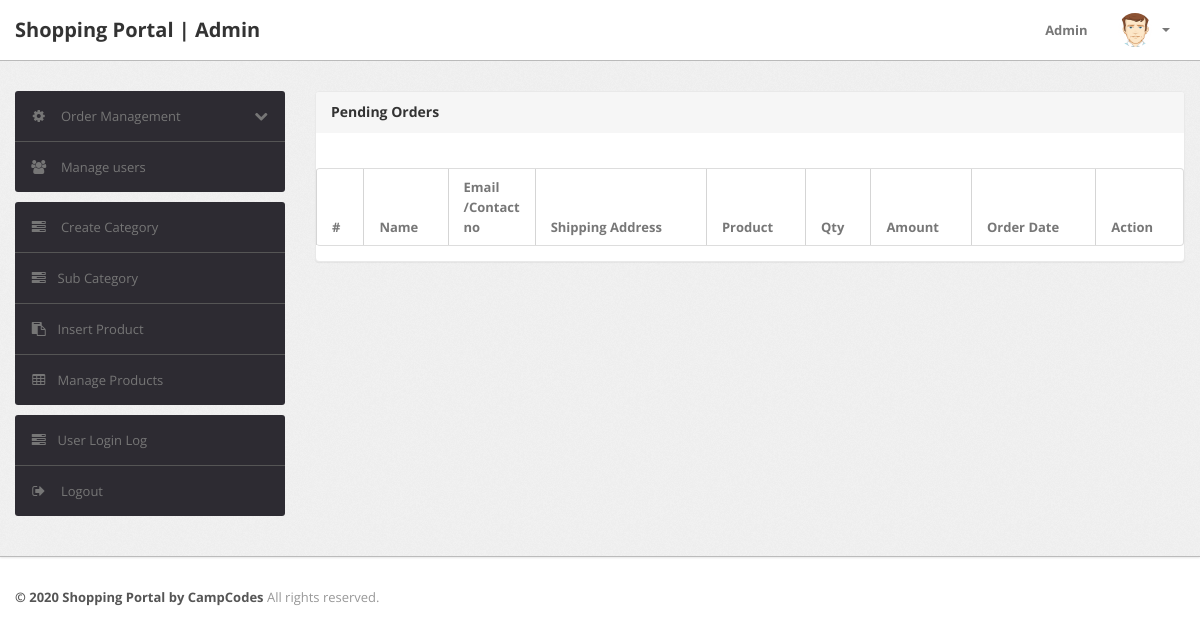
Page /admin/delivered-orders.php (signed in) on the earlier database version.
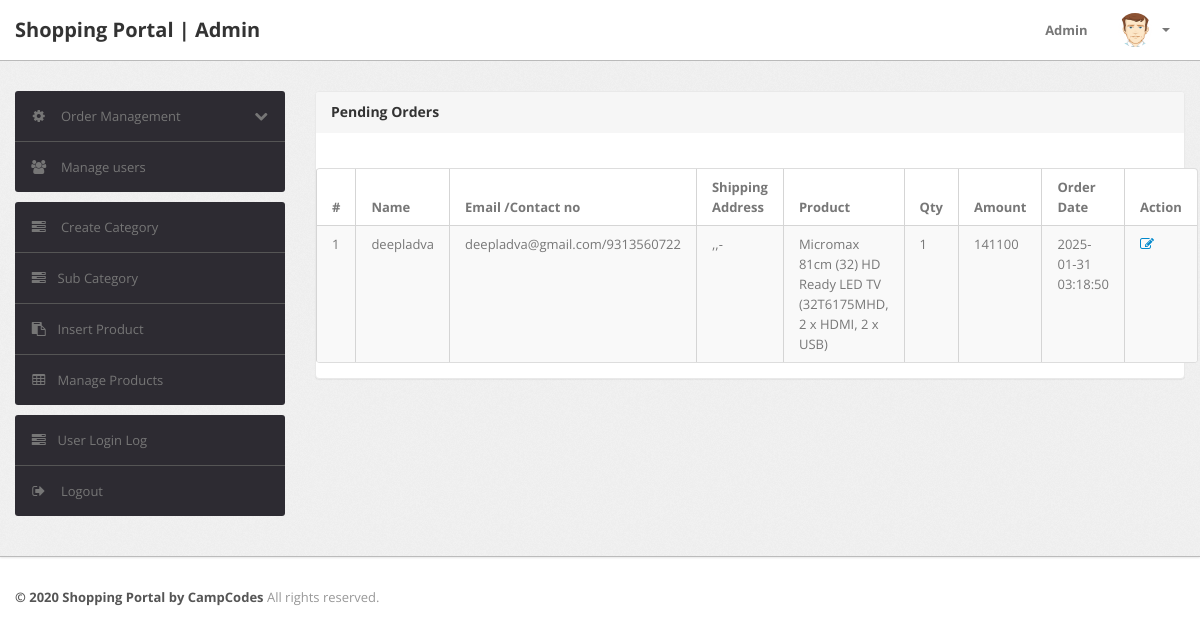
Same page on the later database version.
### tables this page shows
CREATE TABLE `orders` (
  `id` int(11) NOT NULL,
  `userId` int(11) DEFAULT NULL,
  `productId` varchar(255) DEFAULT NULL,
  `quantity` int(11) DEFAULT NULL,
  `orderDate` timestamp NOT NULL DEFAULT current_timestamp(),
  `paymentMethod` varchar(50) DEFAULT NULL,
  `orderStatus` varchar(55) DEFAULT NULL
);

CREATE TABLE `users` (
  `id` int(11) NOT NULL,
  `name` varchar(255) DEFAULT NULL,
  `email` varchar(255) DEFAULT NULL,
  `contactno` bigint(11) DEFAULT NULL,
  `password` varchar(255) DEFAULT NULL,
  `shippingAddress` longtext DEFAULT NULL,
  `shippingState` varchar(255) DEFAULT NULL,
  `shippingCity` varchar(255) DEFAULT NULL,
  `shippingPincode` int(11) DEFAULT NULL,
  `billingAddress` longtext DEFAULT NULL,
  `billingState` varchar(255) DEFAULT NULL,
  `billingCity` varchar(255) DEFAULT NULL,
  `billingPincode` int(11) DEFAULT NULL,
  `regDate` timestamp NOT NULL DEFAULT current_timestamp(),
  `updationDate` varchar(255) DEFAULT NULL
);

CREATE TABLE `products` (
  `id` int(11) NOT NULL,
  `category` int(11) NOT NULL,
  `subCategory` int(11) DEFAULT NULL,
  `productName` varchar(255) DEFAULT NULL,
  `productCompany` varchar(255) DEFAULT NULL,
  `productPrice` int(11) DEFAULT NULL,
  `productPriceBeforeDiscount` int(11) DEFAULT NULL,
  `productDescription` longtext DEFAULT NULL,
  `productImage1` varchar(255) DEFAULT NULL,
  `productImage2` varchar(255) DEFAULT NULL,
  `productImage3` varchar(255) DEFAULT NULL,
  `shippingCharge` int(11) DEFAULT NULL,
  `productAvailability` varchar(255) DEFAULT NULL,
  `postingDate` timestamp NULL DEFAULT current_timestamp(),
  `updationDate` varchar(255) DEFAULT NULL
);

### admin/delivered-orders.php (the view, shortened to what this page needs)
<?php
include('include/config.php');
if(strlen($_SESSION['alogin'])==0)
	{
header('location:index.php');
}
else{
?>
<!DOCTYPE html>
<html lang="en">
<head>
	<link type="text/css" href="bootstrap/css/bootstrap.min.css" rel="stylesheet">
	<link type="text/css" href="bootstrap/css/bootstrap-responsive.min.css" rel="stylesheet">
	<link type="text/css" href="css/theme.css" rel="stylesheet">
	<link type="text/css" href="images/icons/css/font-awesome.css" rel="stylesheet">
</head>
<body>
<?php include('include/header.php');?>
	<div class="wrapper">
		<div class="container">
			<div class="row">
<?php include('include/sidebar.php');?>
			<div class="span9">
					<div class="content">
	<div class="module">
							<div class="module-head">
								<h3>Pending Orders</h3>
							</div>
							<div class="module-body table">
									<br />
								<table cellpadding="0" cellspacing="0" border="0" class="datatable-1 table table-bordered table-striped	 display table-responsive" >
									<thead>
										<tr>
											<th>#</th>
											<th> Name</th>
											<th width="50">Email /Contact no</th>
											<th>Shipping Address</th>
											<th>Product </th>
											<th>Qty </th>
											<th>Amount </th>
											<th>Order Date</th>
											<th>Action</th>
										</tr>
									</thead>
<tbody>
<?php
$st='Delivered';
$query=mysqli_query($con,"select users.name as username,users.email as useremail,users.contactno as usercontact,users.shippingAddress as shippingaddress,users.shippingCity as shippingcity,users.shippingState as shippingstate,users.shippingPincode as shippingpincode,products.productName as productname,products.shippingCharge as shippingcharge,orders.quantity as quantity,orders.orderDate as orderdate,products.productPrice as productprice,orders.id as id  from orders join users on  orders.userId=users.id join products on products.id=orders.productId where orders.orderStatus='$st'");
$cnt=1;
while($row=mysqli_fetch_array($query))
{
?>
										<tr>
											<td><?php echo htmlentities($cnt);?></td>
											<td><?php echo htmlentities($row['username']);?></td>
											<td><?php echo htmlentities($row['useremail']);?>/<?php echo htmlentities($row['usercontact']);?></td>
											<td><?php echo htmlentities($row['shippingaddress'].",".$row['shippingcity'].",".$row['shippingstate']."-".$row['shippingpincode']);?></td>
											<td><?php echo htmlentities($row['productname']);?></td>
											<td><?php echo htmlentities($row['quantity']);?></td>
											<td><?php echo htmlentities($row['quantity']*$row['productprice']+$row['shippingcharge']);?></td>
											<td><?php echo htmlentities($row['orderdate']);?></td>
											<td>    <a href="updateorder.php?oid=<?php echo htmlentities($row['id']);?>" title="Update order" target="_blank"><i class="icon-edit"></i></a>
											</td>
											</tr>
										<?php $cnt=$cnt+1; } ?>
										</tbody>
								</table>
							</div>
						</div>
					</div>
				</div>
			</div>
		</div>
	</div>
<?php include('include/footer.php');?>
</body>
<?php } ?>

Differences in the rows shown:
added orders: userId.name "deepladva", userId.email "deepladva@gmail.com", userId.contactno "9313560722", userId.shippingPincode ",,-", productId.productName "Micromax 81cm (32) HD Ready LED TV (32T6175MHD, 2 x HDMI, 2 x USB)", quantity "1", $row['quantity']*$row['productprice']+$row['shippingcharge'] "141100", orderDate "2025-01-31 03:18:50"
